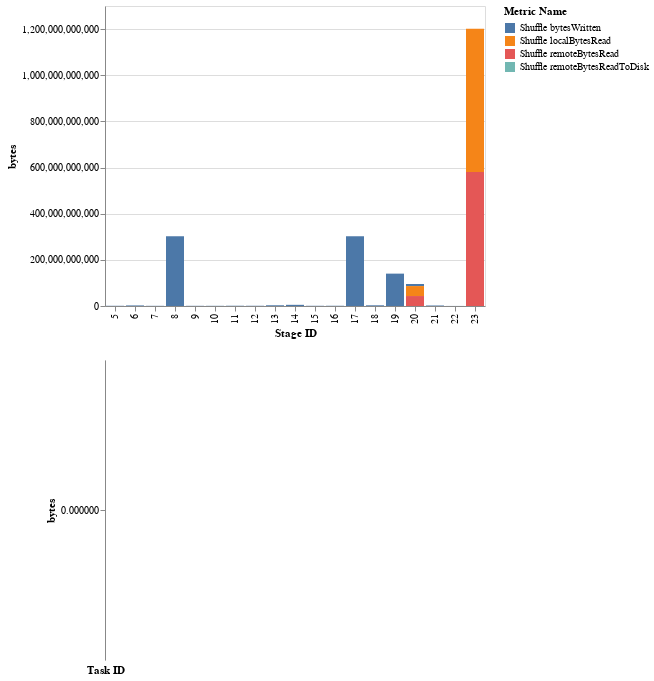

Notebook code for this chart:
### Code cell
stage_and_task_charts(task_shuffle_metrics, "bytes")

### Figure 1 — Vega-Lite specification as saved in the notebook (floating-point values rounded to 4 significant figures; data arrays with more than 128 entries replaced by an {"elided": "..."} marker saying what was removed)
{"config": {"view": {"continuousWidth": 400, "continuousHeight": 300}}, "vconcat": [{"data": {"name": "data-ee729d644e5c1029057680e0ed1b4f19"}, "mark": "bar", "encoding": {"color": {"type": "nominal", "field": "Metric Name"}, "tooltip": [{"type": "nominal", "field": "Metric Name"}, {"type": "quantitative", "field": "Metric Value"}, {"type": "quantitative", "field": "Stage ID"}], "x": {"type": "nominal", "field": "Stage ID"}, "y": {"type": "quantitative", "aggregate": "sum", "field": "Metric Value", "title": "bytes"}}, "selection": {"SelectorName": {"type": "multi", "fields": ["Stage ID"], "empty": "none"}, "selector001": {"type": "interval", "bind": "scales", "encodings": ["x", "y"]}}}, {"data": {"name": "data-bf188b3f24d902a0ff8adad948056941"}, "mark": "bar", "encoding": {"color": {"type": "nominal", "field": "Metric Name"}, "tooltip": [{"type": "nominal", "field": "Metric Name"}, {"type": "quantitative", "field": "Metric Value"}, {"type": "quantitative", "field": "Task ID"}], "x": {"type": "nominal", "field": "Task ID"}, "y": {"type": "quantitative", "field": "Metric Value", "title": "bytes"}}, "selection": {"selector002": {"type": "interval", "bind": "scales", "encodings": ["x", "y"]}}, "transform": [{"filter": {"selection": "SelectorName"}}]}], "$schema": "https://vega.github.io/schema/vega-lite/v4.8.1.json", "datasets": {"data-ee729d644e5c1029057680e0ed1b4f19": [{"Stage ID": 5.0, "Metric Name": "Shuffle bytesWritten", "Task ID": 26.0, "Metric Value": 929900000.0}, {"Stage ID": 6.0, "Metric Name": "Shuffle bytesWritten", "Task ID": 314.0, "Metric Value": 2468000000.0}, {"Stage ID": 7.0, "Metric Name": "Shuffle bytesWritten", "Task ID": 314.0, "Metric Value": 766600000.0}, {"Stage ID": 8.0, "Metric Name": "Shuffle bytesWritten", "Task ID": 2826.0, "Metric Value": 302300000000.0}, {"Stage ID": 9.0, "Metric Name": "Shuffle bytesWritten", "Task ID": 175.0, "Metric Value": 804100000.0}, {"Stage ID": 10.0, "Metric Name": "Shuffle bytesWritten", "Task ID": 57.0, "Metric Value": 785900000.0}, {"Stage ID": 11.0, "Metric Name": "Shuffle bytesWritten", "Task ID": 63.0, "Metric Value": 1135000000.0}, {"Stage ID": 12.0, "Metric Name": "Shuffle bytesWritten", "Task ID": 63.0, "Metric Value": 1028000000.0}, {"Stage ID": 13.0, "Metric Name": "Shuffle bytesWritten", "Task ID": 68.0, "Metric Value": 3128000000.0}, {"Stage ID": 14.0, "Metric Name": "Shuffle bytesWritten", "Task ID": 131.0, "Metric Value": 5070000000.0}, {"Stage ID": 15.0, "Metric Name": "Shuffle bytesWritten", "Task ID": 110.0, "Metric Value": 929100000.0}, {"Stage ID": 16.0, "Metric Name": "Shuffle bytesWritten", "Task ID": 111.0, "Metric Value": 1045000000.0}, {"Stage ID": 17.0, "Metric Name": "Shuffle bytesWritten", "Task ID": 2281.0, "Metric Value": 302200000000.0}, {"Stage ID": 18.0, "Metric Name": "Shuffle bytesWritten", "Task ID": 118.0, "Metric Value": 3004000000.0}, {"Stage ID": 19.0, "Metric Name": "Shuffle bytesWritten", "Task ID": 3318.0, "Metric Value": 140300000000.0}, {"Stage ID": 20.0, "Metric Name": "Shuffle bytesWritten", "Task ID": 2616.0, "Metric Value": 8911000000.0}, {"Stage ID": 20.0, "Metric Name": "Shuffle localBytesRead", "Task ID": 2616.0, "Metric Value": 43170000000.0}, {"Stage ID": 20.0, "Metric Name": "Shuffle remoteBytesRead", "Task ID": 2616.0, "Metric Value": 43180000000.0}, {"Stage ID": 20.0, "Metric Name": "Shuffle remoteBytesReadToDisk", "Task ID": 2616.0, "Metric Value": 0.0}, {"Stage ID": 21.0, "Metric Name": "Shuffle bytesWritten", "Task ID": 251.0, "Metric Value": 2190000000.0}, {"Stage ID": 22.0, "Metric Name": "Shuffle bytesWritten", "Task ID": 71.0, "Metric Value": 262400000.0}, {"Stage ID": 23.0, "Metric Name": "Shuffle localBytesRead", "Task ID": 2872.0, "Metric Value": 621100000000.0}, {"Stage ID": 23.0, "Metric Name": "Shuffle remoteBytesRead", "Task ID": 2872.0, "Metric Value": 580200000000.0}, {"Stage ID": 23.0, "Metric Name": "Shuffle remoteBytesReadToDisk", "Task ID": 2872.0, "Metric Value": 0.0}], "data-bf188b3f24d902a0ff8adad948056941": {"elided": "233 records"}}}
